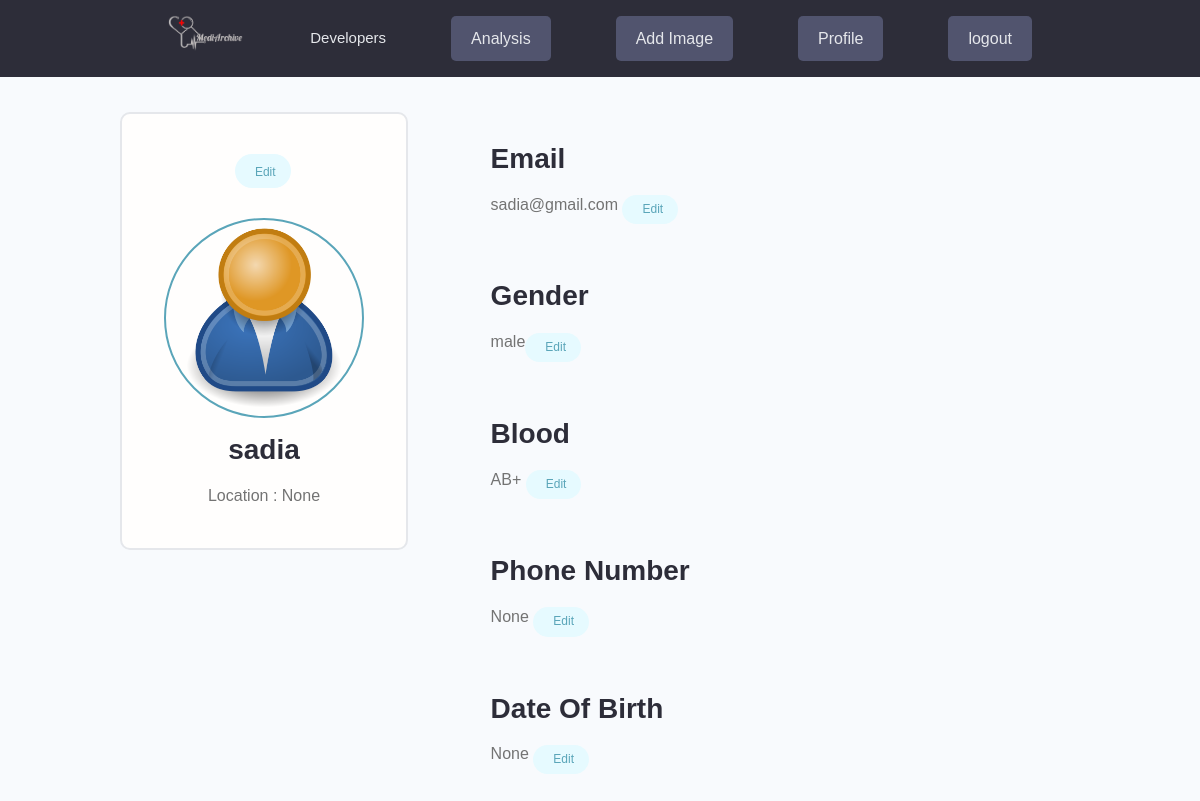
Page / (signed in) on the earlier database version.
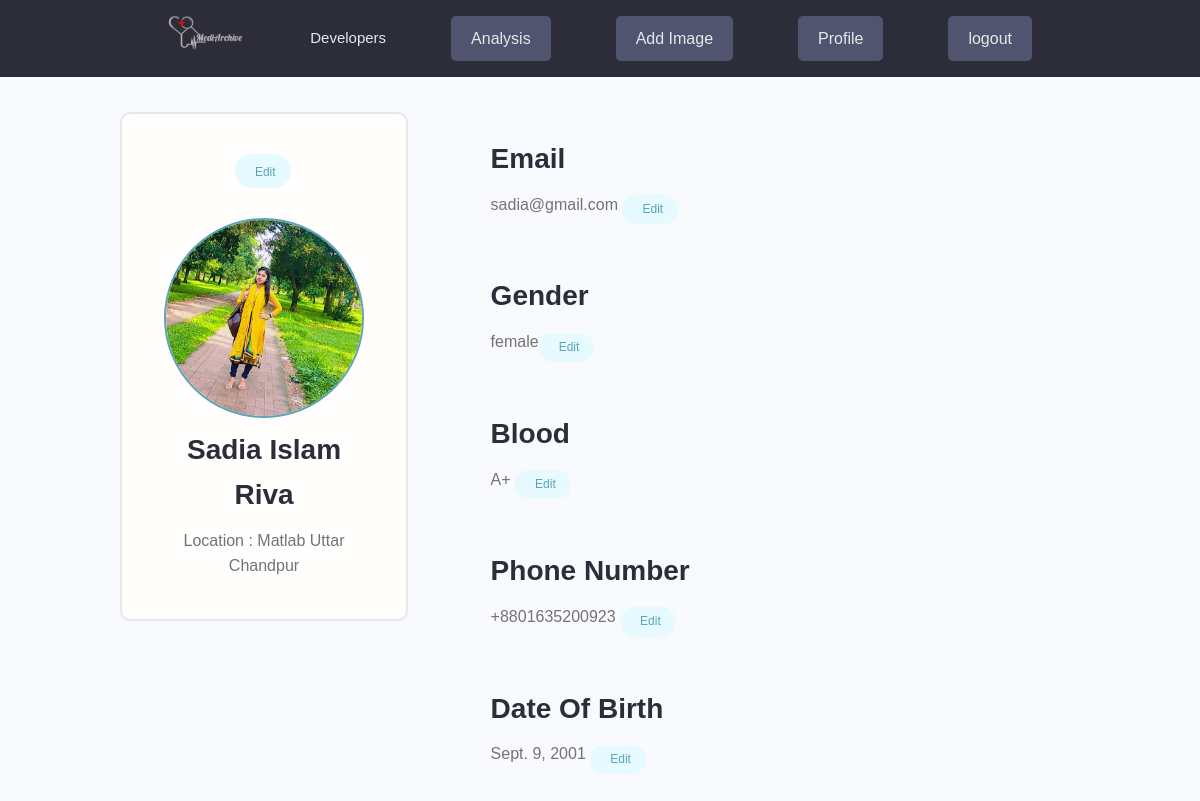
Same page on the later database version.
### users/models.py (models this page shows, shortened)
class Profile(models.Model):
    GENDER_TYPE = (
        ('male', 'Male'),
        ('female', 'Female'),
    )
    BLOOD_TYPE = (
        ('A+', 'A+'),
        ('A-', 'A-'),
        ('B+', 'B+'),
        ('B-', 'B-'),
        ('O+', 'O+'),
        ('O-', 'O-'),
        ('AB+', 'AB+'),
        ('AB-', 'AB-'),
    )
    user = models.OneToOneField(User, on_delete=models.CASCADE, null=True, blank=True)
    username = models.CharField(max_length=200, blank=True, null=True)
    name = models.CharField(max_length=200, blank=True, null=True)
    email = models.EmailField(max_length=500, blank=True, null=True)
    location = models.CharField(max_length=200, blank=True, null=True)
    profile_image = models.ImageField(null=True, blank=True, upload_to='profiles/', default="profiles/user-default.png")
    gender = models.CharField(max_length=255, blank=True, null=True, choices=GENDER_TYPE, default="male")
    blood = models.CharField(max_length=255, blank=True, null=True, choices=BLOOD_TYPE, default="AB+")
    created = models.DateTimeField(auto_now_add=True)
    id = models.UUIDField(default=uuid.uuid4, unique=True,primary_key=True, editable=False)
    dob = models.DateField(max_length=8,blank=True,null=True)
    phone_number = PhoneNumberField(blank=True,null=True)

### users/views.py (the view)
# urls.py: path('',profile,name='profile'),
@login_required(login_url='login')
def profile(request):
    profile = request.user.profile
    context = {'profile': profile}
    return render(request, 'users/profiles.html',context)

### users/templates/users/profiles.html (shortened to what this page needs)
{% extends 'main.html' %}
{% load static %}
{% block content %}
<main class="settingsPage profile my-md">
    <div class="container">
      <div class="layout">
        <div class="column column--1of3">
          <div class="card text-center">
            <div class="card__body dev">
              <a class="tag tag--pill tag--main settings__btn" href="">
                Edit</a>
              <img class="avatar avatar--xl dev__avatar" src="{{ profile.profile_image.url }}" />
              <h2 class="dev__name">{{ profile.name }}</h2>
              <p class="dev__location">Location : {{ profile.location }}</p>
            </div>
          </div>
        </div>
        <div class="column column--2of3">
            <div class="card__body dev">
                <h2 class="dev__name">Email</h2>
                <p class="dev__location"> {{ profile.email }} <a class="tag tag--pill tag--main settings__btn" href="">
                    Edit</a>
                </p>
            </div>
            <div class="card__body dev">
                <h2 class="dev__name">Gender</h2>
                <p class="dev__location"> {{ profile.gender }}<a class="tag tag--pill tag--main settings__btn" href="">
                    Edit</a> </p>
            </div>
            <div class="card__body dev">
                <h2 class="dev__name">Blood</h2>
                <p class="dev__location"> {{ profile.blood }} <a class="tag tag--pill tag--main settings__btn" href="">
                    Edit</a> </p>
            </div>
            <div class="card__body dev">
                <h2 class="dev__name">Phone Number</h2>
                <p class="dev__location"> {{ profile.phone_number }} <a class="tag tag--pill tag--main settings__btn" href="">
                    Edit</a> </p>
            </div>
            <div class="card__body dev">
                <h2 class="dev__name">Date Of Birth</h2>
                <p class="dev__location"> {{ profile.dob }} <a class="tag tag--pill tag--main settings__btn" href="">
                    Edit</a></p>
            </div>
        </div>
      </div>
    </div>
  </main>
{% endblock  %}

Differences in the rows shown:
changed Profile "sadia@gmail.com": profile_image: picture added in place of a placeholder; name "sadia" → "Sadia Islam Riva"; location "None" → "Matlab Uttar Chandpur"; gender "male" → "female"; blood "AB+" → "A+"; phone_number "None" → "+8801635200923"; dob "None" → "Sept. 9, 2001"
